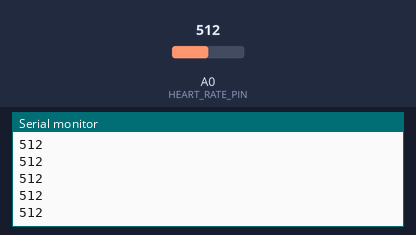
A sketch run on a simulated Arduino Uno, built with avr-gcc and run on an emulated ATmega328P. Parts: the last lines printed to the serial monitor. The test bench sets the inputs (shaded band); at power-on: A0 (HEART_RATE_PIN) = 512.

Above: at 1.2 s.
1.3 s: A0 (HEART_RATE_PIN) set to 716
At 2.3 s:
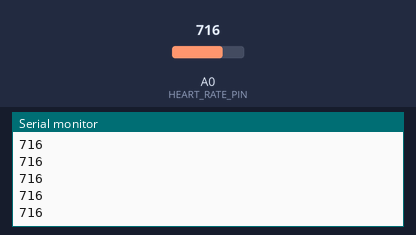
2.8 s: A0 (HEART_RATE_PIN) set to 900
At 3.8 s:
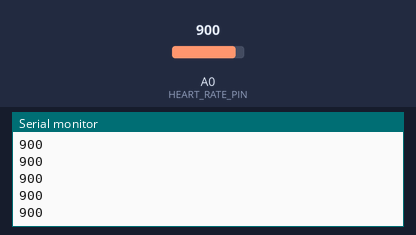
Timing chart, 0 to 5.8 s (numbered marks = the images above; inputs shaded):
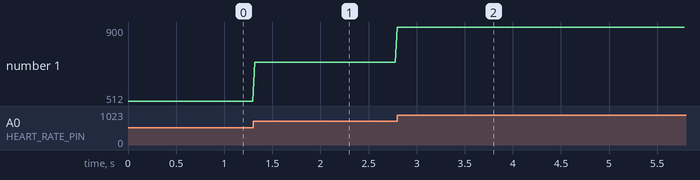

The sketch:

main.ino
```cpp
#define HEART_RATE_PIN A0

enum class PulseState
{
    PULSE_HIGH, PULSE_LOW, COMPLETE
};

class HeartRateMonitor
{
protected:
    unsigned int monitorTimeLimit;
    unsigned int signalThreshold;
    PulseState pulseState;
    unsigned int count;

    virtual void OnPulse()
    {
        ++count;
    }

    virtual void OnMonitorEnd()
    {
        Serial.println(count * (60000 / monitorTimeLimit));
    }

public:
    HeartRateMonitor(unsigned int monitorTimeLimit, unsigned int signalThreshold)
    {
        pulseState = PulseState::PULSE_LOW;
        this->monitorTimeLimit = monitorTimeLimit;
        this->signalThreshold = signalThreshold;

        Reset();
    }

    virtual void Reset()
    {
        count = 0;
    }

    virtual void Update(unsigned int time, unsigned int signal)
    {
        Serial.println(signal);

        if(pulseState != PulseState::COMPLETE)
        {
            if(time < monitorTimeLimit)
            {
                if(pulseState == PulseState::PULSE_LOW)
                {
                    if(signal > signalThreshold)
                    {
                        pulseState = PulseState::PULSE_HIGH;

                        OnPulse();
                    }
                }
                else
                {
                    if(signal <= signalThreshold)
                    {
                        pulseState = PulseState::PULSE_LOW;
                    }
                }
            }
            else
            {
                pulseState = PulseState::COMPLETE;

                OnMonitorEnd();
            }
        }
    }
};

HeartRateMonitor *heartRateMonitor;

void setup()
{
	Serial.begin(9600);

    heartRateMonitor = new HeartRateMonitor(60000, 550);
}

void loop()
{
	heartRateMonitor->Update(millis(), analogRead(HEART_RATE_PIN));
    delay(20);
}
```

Measured:
- after the input at 1.3 s, the serial monitor: prints a new line at once (image 1)
- after the input at 2.8 s, the serial monitor: prints a new line at once (image 2)
- plotted number 1: 512 → 716 after the input at 1.3 s, 716 → 900 after the input at 2.8 s
